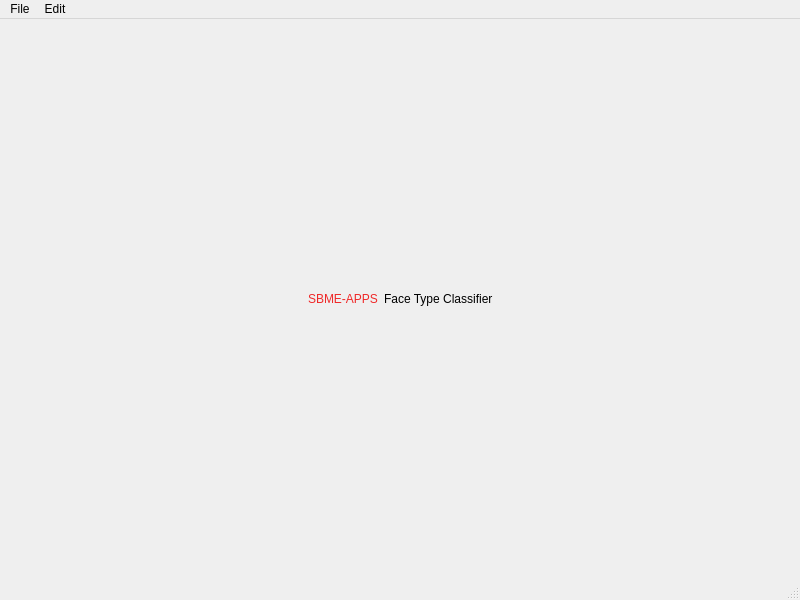
<?xml version="1.0" encoding="UTF-8"?>
<ui version="4.0">
 <class>MainWindow</class>
 <widget class="QMainWindow" name="MainWindow">
  <property name="geometry">
   <rect>
    <x>0</x>
    <y>0</y>
    <width>800</width>
    <height>600</height>
   </rect>
  </property>
  <property name="windowTitle">
   <string>MainWindow</string>
  </property>
  <widget class="QWidget" name="centralwidget">
   <layout class="QVBoxLayout" name="verticalLayout_2">
    <item>
     <layout class="QHBoxLayout" name="horizontalLayout">
      <item>
       <spacer name="horizontalSpacer">
        <property name="orientation">
         <enum>Qt::Horizontal</enum>
        </property>
        <property name="sizeHint" stdset="0">
         <size>
          <width>40</width>
          <height>20</height>
         </size>
        </property>
       </spacer>
      </item>
      <item>
       <widget class="QLabel" name="label_2">
        <property name="styleSheet">
         <string notr="true">font: 75 italic 16pt &quot;Ubuntu Condensed&quot;;
color: rgb(239, 41, 41);
</string>
        </property>
        <property name="text">
         <string>SBME-APPS</string>
        </property>
       </widget>
      </item>
      <item>
       <widget class="QLabel" name="label">
        <property name="styleSheet">
         <string notr="true">font: 75 italic 14pt &quot;Ubuntu Condensed&quot;;
</string>
        </property>
        <property name="text">
         <string>Face Type Classifier</string>
        </property>
       </widget>
      </item>
      <item>
       <spacer name="horizontalSpacer_2">
        <property name="orientation">
         <enum>Qt::Horizontal</enum>
        </property>
        <property name="sizeHint" stdset="0">
         <size>
          <width>40</width>
          <height>20</height>
         </size>
        </property>
       </spacer>
      </item>
     </layout>
    </item>
   </layout>
  </widget>
  <widget class="QMenuBar" name="menubar">
   <property name="geometry">
    <rect>
     <x>0</x>
     <y>0</y>
     <width>800</width>
     <height>26</height>
    </rect>
   </property>
   <widget class="QMenu" name="menuFile">
    <property name="title">
     <string>File</string>
    </property>
    <addaction name="browse_action"/>
   </widget>
   <widget class="QMenu" name="menuEdit">
    <property name="title">
     <string>Edit</string>
    </property>
   </widget>
   <addaction name="menuFile"/>
   <addaction name="menuEdit"/>
  </widget>
  <widget class="QStatusBar" name="statusbar"/>
  <action name="browse_action">
   <property name="text">
    <string>open</string>
   </property>
  </action>
  <action name="actionsave">
   <property name="text">
    <string>save</string>
   </property>
  </action>
  <action name="actionsave_as">
   <property name="text">
    <string>save as</string>
   </property>
  </action>
  <action name="actioncopy">
   <property name="text">
    <string>copy</string>
   </property>
  </action>
  <action name="actionpaste">
   <property name="text">
    <string>paste</string>
   </property>
  </action>
 </widget>
 <resources/>
 <connections/>
</ui>
